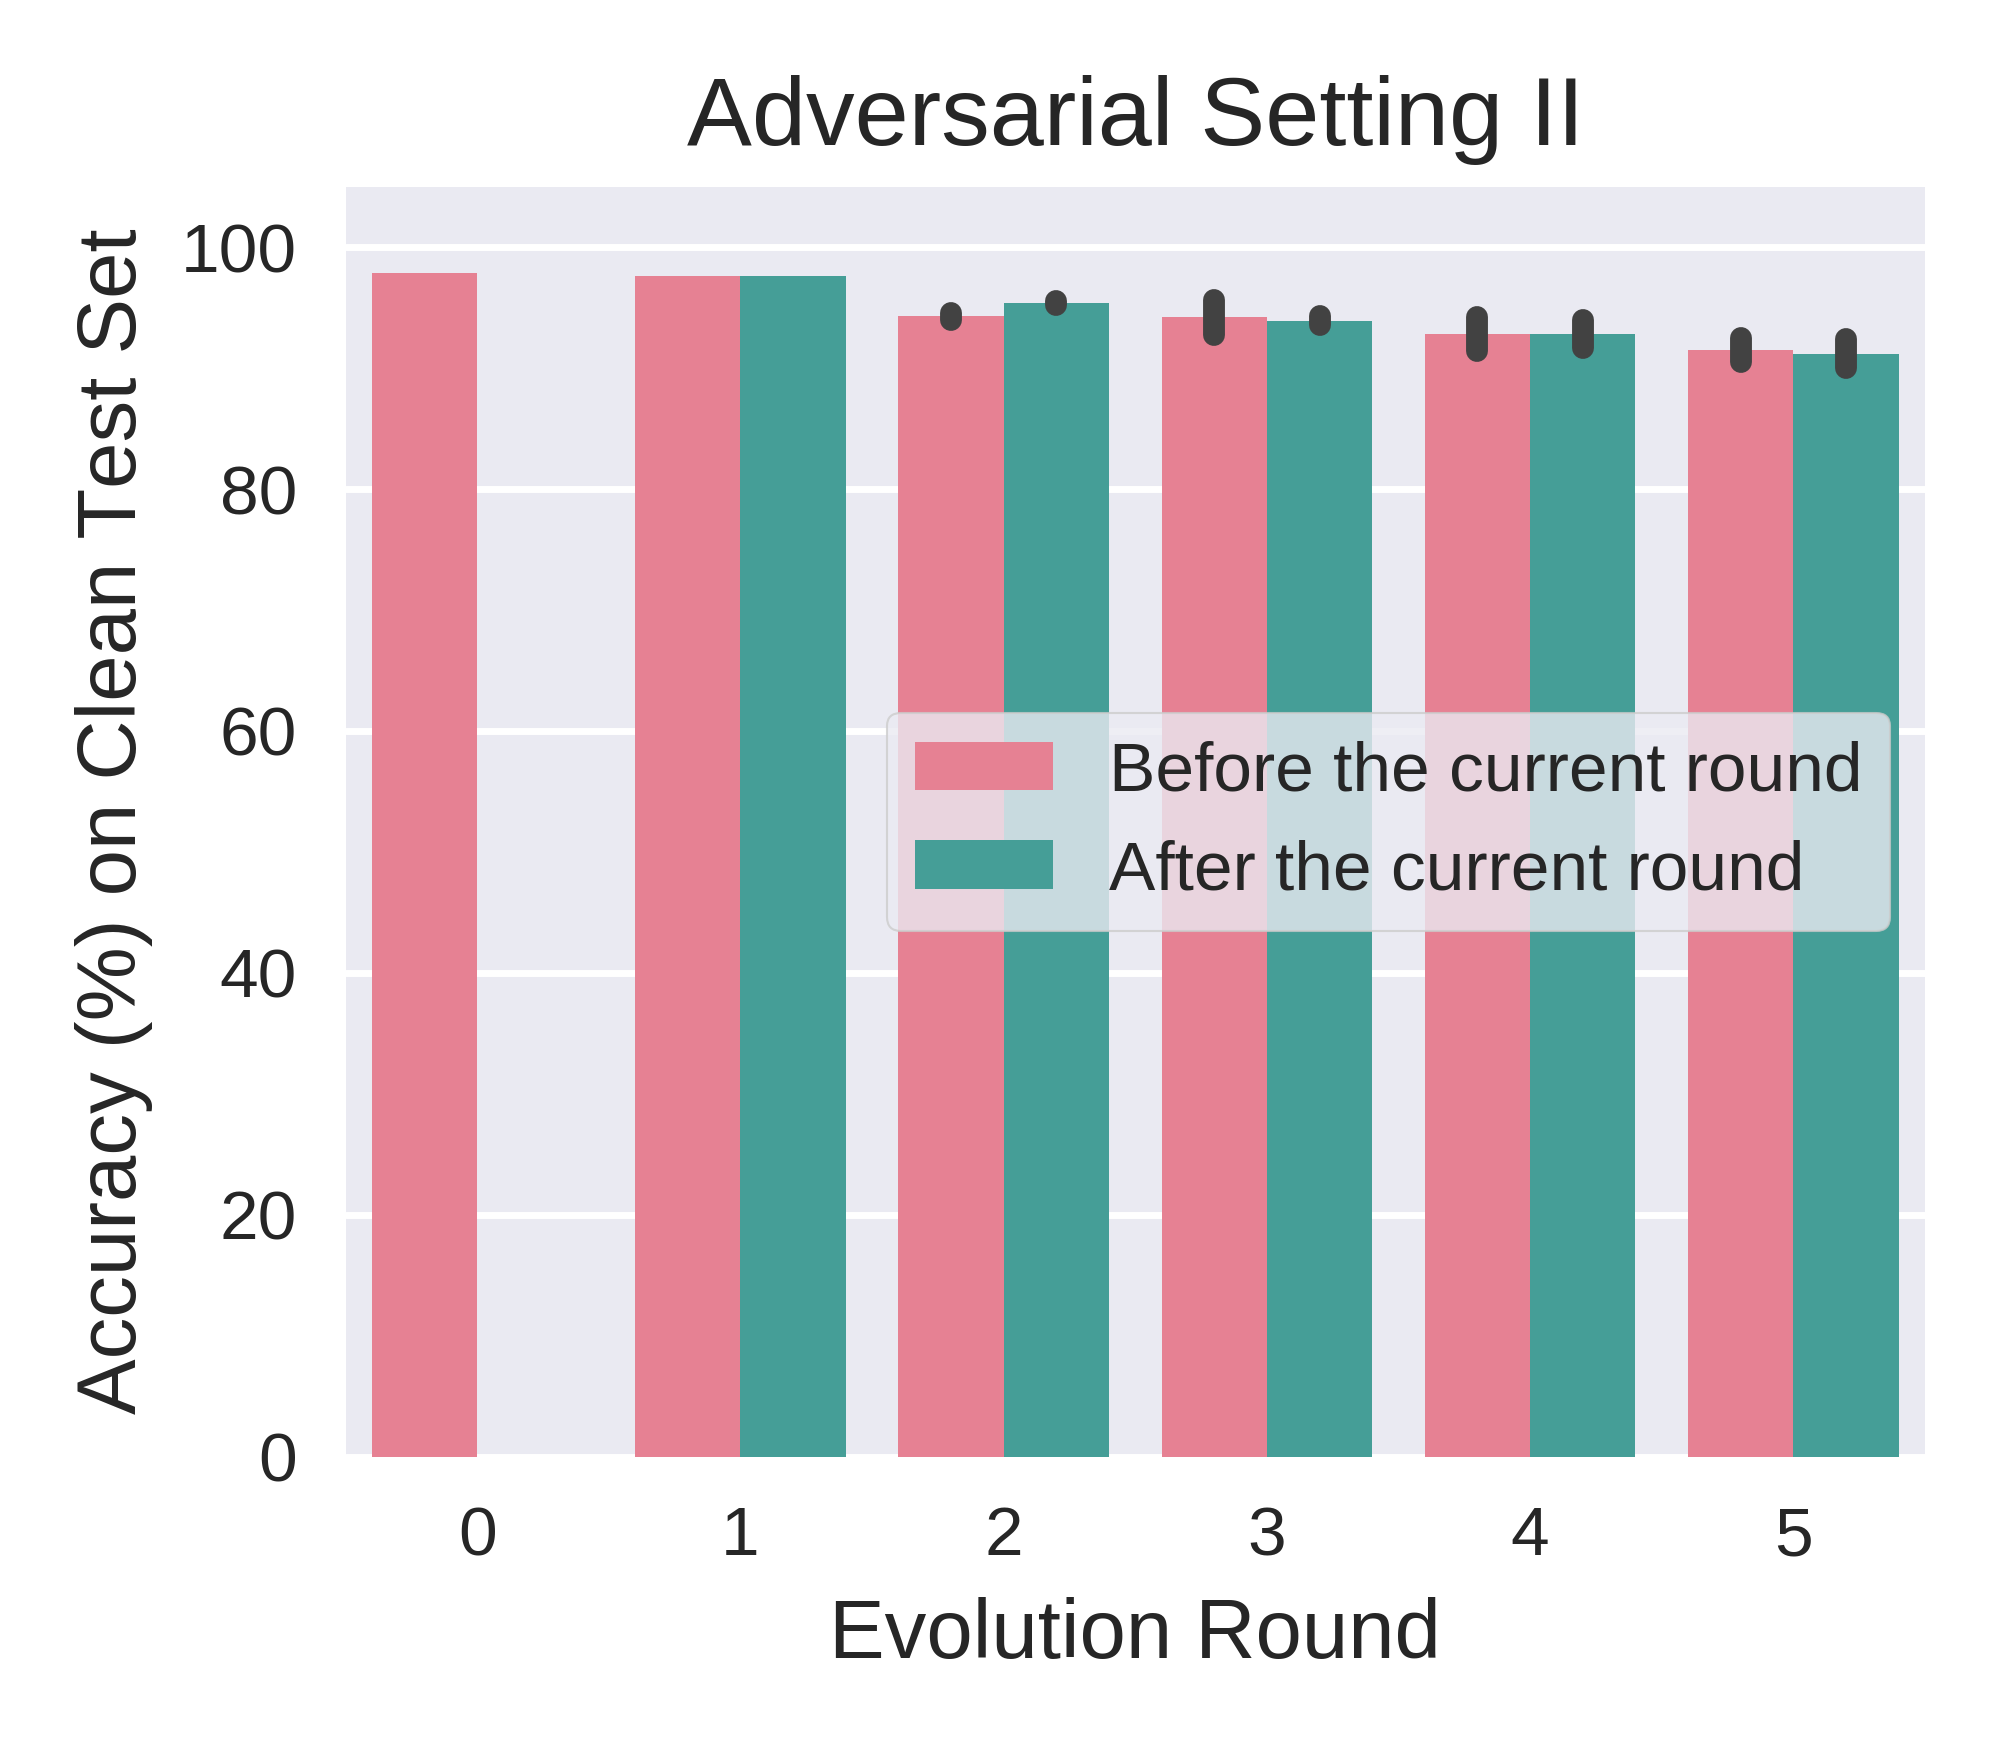

Here is the Python script that generated this plot:
import matplotlib.pyplot as plt
import pandas as pd
import seaborn as sns

advset2_rounds05_preevolved_acc_on_cle_file = pd.read_csv('test_acc_on_former_set_list_advset2_round5_seed012.csv')
advset2_rounds05_preevolved_acc_on_cle_df = pd.DataFrame(advset2_rounds05_preevolved_acc_on_cle_file)

advset2_rounds05_preevolved_acc_on_cle_seed_0_df = advset2_rounds05_preevolved_acc_on_cle_df.drop(columns=['seed1','seed2'])  
advset2_rounds05_preevolved_acc_on_cle_seed_0_df.rename(columns={'seed0': 'acc'}, inplace=True)

advset2_rounds05_preevolved_acc_on_cle_seed_1_df = advset2_rounds05_preevolved_acc_on_cle_df.drop(columns=['seed0','seed2'])  
advset2_rounds05_preevolved_acc_on_cle_seed_1_df.rename(columns={'seed1': 'acc'}, inplace=True)

advset2_rounds05_preevolved_acc_on_cle_seed_2_df = advset2_rounds05_preevolved_acc_on_cle_df.drop(columns=['seed0','seed1'])  
advset2_rounds05_preevolved_acc_on_cle_seed_2_df.rename(columns={'seed2': 'acc'}, inplace=True)

print("advset2_rounds05_preevolved_acc_on_cle_df:\n",advset2_rounds05_preevolved_acc_on_cle_df)  
print("advset2_rounds05_preevolved_acc_on_cle_seed_0_df:\n",advset2_rounds05_preevolved_acc_on_cle_seed_0_df)  
print("advset2_rounds05_preevolved_acc_on_cle_seed_1_df:\n",advset2_rounds05_preevolved_acc_on_cle_seed_1_df)  
print("advset2_rounds05_preevolved_acc_on_cle_seed_2_df:\n",advset2_rounds05_preevolved_acc_on_cle_seed_2_df)  



advset2_rounds05_preevolved_acc_on_cle_merge_df = pd.concat([advset2_rounds05_preevolved_acc_on_cle_seed_0_df, advset2_rounds05_preevolved_acc_on_cle_seed_1_df, advset2_rounds05_preevolved_acc_on_cle_seed_2_df])
# advset2_rounds05_preevolved_acc_on_cle_merge_df = pd.concat([advset2_rounds05_preevolved_acc_on_cle_df, advset2_rounds05_preevolved_acc_on_cle_df, advset2_rounds05_preevolved_acc_on_cle_df])

print("advset2_rounds05_preevolved_acc_on_cle_merge_df:\n",advset2_rounds05_preevolved_acc_on_cle_merge_df)  

advset2_rounds05_preevolved_acc_on_cle_merge_df = advset2_rounds05_preevolved_acc_on_cle_merge_df.reset_index(drop=True)

print("advset2_rounds05_preevolved_acc_on_cle_merge_df:\n",advset2_rounds05_preevolved_acc_on_cle_merge_df)  

# advset2_rounds05_preevolved_acc_on_cle_merge_df.rename()

# advset2_rounds051020_TP_on_advmal_df.rename(columns={'TP': 'Value'}, inplace=True)
advset2_rounds05_preevolved_acc_on_cle_merge_df['evolution_label']='Before the current round'    




# sns.set_theme(style="darkgrid")
plt.style.use('seaborn') 
# plt.style.use('default') 
# plt.style.use('seaborn-deep') 

# plt.figure(figsize=(4, 3.5), dpi=500)
_, ax = plt.subplots(nrows=1, ncols=1, figsize=(4, 3.5), tight_layout=True, dpi=500) #dpi=100 分辨率


# sns_plot=sns.lineplot(data=advset2_rounds05_preevolved_acc_on_cle_merge_df, x='round', y='acc', color='b')
sns_plot=sns.barplot(data=advset2_rounds05_preevolved_acc_on_cle_merge_df, x='round', y='acc', color='b')

ax.set_xlabel('Evolution Round', fontsize=12)
ax.set_ylabel('Accuracy (%) on Clean Test Set', fontsize=12)
ax.set_title('Adversarial Setting II', fontsize=14); 
plt.ylim(-5, 105)
# plt.legend(title=None)
# plt.legend(loc='center left', bbox_to_anchor=(1, 0.5))


savepath = f'/home/huan1932/ARIoTEDef/drawfigure/advset2/round05/acc-on-cle'
# savename = f'line-shadow-figure-advset2-round05-acc-on-adv-seed012'
savename = f'bar-error-figure-advset2-round05-preevolved_acc-on-cle-seed012'

plt.savefig(fname=f'{savepath}/{savename}.png',dpi=500)
plt.close   














#==========================================================
advset2_rounds05_evolved_acc_on_cle_file = pd.read_csv('test_acc_on_later_set_list_advset2_round5_seed012.csv')
advset2_rounds05_evolved_acc_on_cle_df = pd.DataFrame(advset2_rounds05_evolved_acc_on_cle_file)


# 删除最后一行
advset2_rounds05_evolved_acc_on_cle_df = advset2_rounds05_evolved_acc_on_cle_df.drop(advset2_rounds05_evolved_acc_on_cle_df.index[-1])
# x从round1开始显示
advset2_rounds05_evolved_acc_on_cle_df['round'] = advset2_rounds05_evolved_acc_on_cle_df['round'] + 1



advset2_rounds05_evolved_acc_on_cle_seed_0_df = advset2_rounds05_evolved_acc_on_cle_df.drop(columns=['seed1','seed2'])  
advset2_rounds05_evolved_acc_on_cle_seed_0_df.rename(columns={'seed0': 'acc'}, inplace=True)

advset2_rounds05_evolved_acc_on_cle_seed_1_df = advset2_rounds05_evolved_acc_on_cle_df.drop(columns=['seed0','seed2'])  
advset2_rounds05_evolved_acc_on_cle_seed_1_df.rename(columns={'seed1': 'acc'}, inplace=True)

advset2_rounds05_evolved_acc_on_cle_seed_2_df = advset2_rounds05_evolved_acc_on_cle_df.drop(columns=['seed0','seed1'])  
advset2_rounds05_evolved_acc_on_cle_seed_2_df.rename(columns={'seed2': 'acc'}, inplace=True)

print("advset2_rounds05_evolved_acc_on_cle_df:\n",advset2_rounds05_evolved_acc_on_cle_df)  
print("advset2_rounds05_evolved_acc_on_cle_seed_0_df:\n",advset2_rounds05_evolved_acc_on_cle_seed_0_df)  
print("advset2_rounds05_evolved_acc_on_cle_seed_1_df:\n",advset2_rounds05_evolved_acc_on_cle_seed_1_df)  
print("advset2_rounds05_evolved_acc_on_cle_seed_2_df:\n",advset2_rounds05_evolved_acc_on_cle_seed_2_df)  



advset2_rounds05_evolved_acc_on_cle_merge_df = pd.concat([advset2_rounds05_evolved_acc_on_cle_seed_0_df, advset2_rounds05_evolved_acc_on_cle_seed_1_df, advset2_rounds05_evolved_acc_on_cle_seed_2_df])
# advset2_rounds05_evolved_acc_on_cle_merge_df = pd.concat([advset2_rounds05_evolved_acc_on_cle_df, advset2_rounds05_evolved_acc_on_cle_df, advset2_rounds05_evolved_acc_on_cle_df])

print("advset2_rounds05_evolved_acc_on_cle_merge_df:\n",advset2_rounds05_evolved_acc_on_cle_merge_df)  

advset2_rounds05_evolved_acc_on_cle_merge_df = advset2_rounds05_evolved_acc_on_cle_merge_df.reset_index(drop=True)

print("advset2_rounds05_evolved_acc_on_cle_merge_df:\n",advset2_rounds05_evolved_acc_on_cle_merge_df)  

advset2_rounds05_evolved_acc_on_cle_merge_df['evolution_label']='After the current round'    




# sns.set_theme(style="darkgrid")
plt.style.use('seaborn') 
# plt.style.use('default') 
# plt.style.use('seaborn-deep') 

# plt.figure(figsize=(4, 3.5), dpi=500)
_, ax = plt.subplots(nrows=1, ncols=1, figsize=(4, 3.5), tight_layout=True, dpi=500) #dpi=100 分辨率


# sns_plot=sns.lineplot(data=advset2_rounds05_evolved_acc_on_cle_merge_df, x='round', y='acc', color='b')

sns_plot=sns.barplot(data=advset2_rounds05_evolved_acc_on_cle_merge_df, x='round', y='acc', color='b')

ax.set_xlabel('Evolution Round', fontsize=12)
ax.set_ylabel('Accuracy (%) on Clean Test Set', fontsize=12)
ax.set_title('Adversarial Setting II', fontsize=14); 
plt.ylim(-5, 105)
# plt.xlim(1, 105)

savepath = f'/home/huan1932/ARIoTEDef/drawfigure/advset2/round05/acc-on-cle'
# savename = f'line-shadow-figure-advset2-round05-acc-on-adv-seed012'
savename = f'bar-error-figure-advset2-round05-evolved_acc-on-cle-seed012'

plt.savefig(fname=f'{savepath}/{savename}.png',dpi=500)
plt.close   


#======================================================


















advset2_rounds05_acc_on_cle_merge_df = pd.concat([advset2_rounds05_preevolved_acc_on_cle_merge_df,advset2_rounds05_evolved_acc_on_cle_merge_df])





plt.style.use('seaborn') 
_, ax = plt.subplots(nrows=1, ncols=1, figsize=(4, 3.5), tight_layout=True, dpi=500)

sns_plot=sns.barplot(data=advset2_rounds05_acc_on_cle_merge_df, x='round', y='acc', hue="evolution_label", palette="husl",errorbar="sd")

# sns_plot=sns.boxplot(data=advset2_rounds05_acc_on_cle_merge_df, x='round', y='acc', hue="evolution_label", palette="husl")

# sns_plot=sns.scatterplot(data=advset2_rounds05_acc_on_cle_merge_df, x='round', y='acc', hue="evolution_label", style="evolution_label", palette="husl")



ax.set_xlabel('Evolution Round', fontsize=12)
ax.set_ylabel('Accuracy (%) on Clean Test Set', fontsize=12)
ax.set_title('Adversarial Setting II', fontsize=14); 
plt.ylim(0, 105)
plt.legend(title=None)
# plt.legend(loc='center left', bbox_to_anchor=(1, 0.5))
plt.legend(loc='center right',frameon=True)
# plt.legend(loc='upper center', bbox_to_anchor=(0.5, -0.2))


savepath = f'/home/huan1932/ARIoTEDef/drawfigure/advset2/round05/acc-on-cle'
savename = f'bar-error-figure-advset2-round05-acc-on-cle-seed012'

plt.savefig(fname=f'{savepath}/{savename}.png',dpi=500)
plt.close   